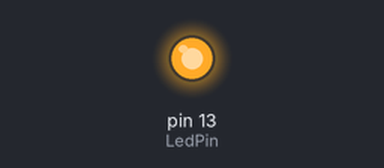
Bench run of a sketch on a simulated Arduino Uno, built with avr-gcc and run on an emulated ATmega328P. Parts: output pins drawn as LEDs (lit = HIGH). What the sketch prints to the serial monitor is not drawn.

Above: at 0.1 s.
Timing chart, 0 to 1.6 s (numbered marks = the images above):
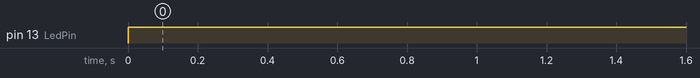

The sketch:

SerialOutOneSecond.ino
```cpp
const int LedPin = 13;  // Analog input pin that the potentiometer is attached to

void setup() {
  Serial.begin(115200);
  pinMode(LedPin, OUTPUT);
  digitalWrite(LedPin, LOW);
}

void loop() {

  digitalWrite(LedPin, HIGH);
  Serial.print("Hello world! I'm DaVinci32U!");
  Serial.println("");
  digitalWrite(LedPin, HIGH);

  delay(1000);
}
```

Measured:
- by itself, pin 13 (LedPin): LOW → HIGH at 0.00 s
